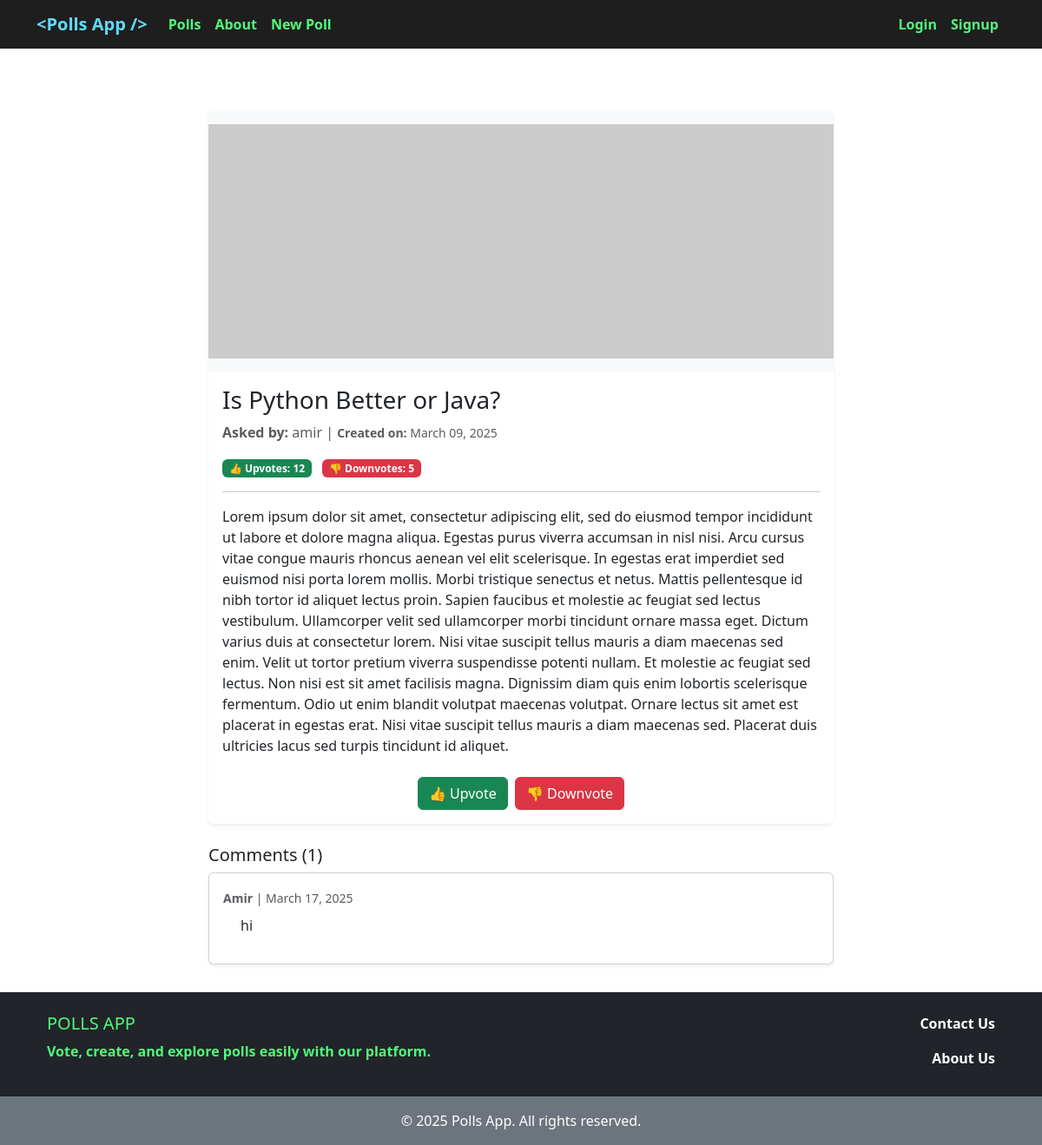
Before: /poll/1/ with the older database file.
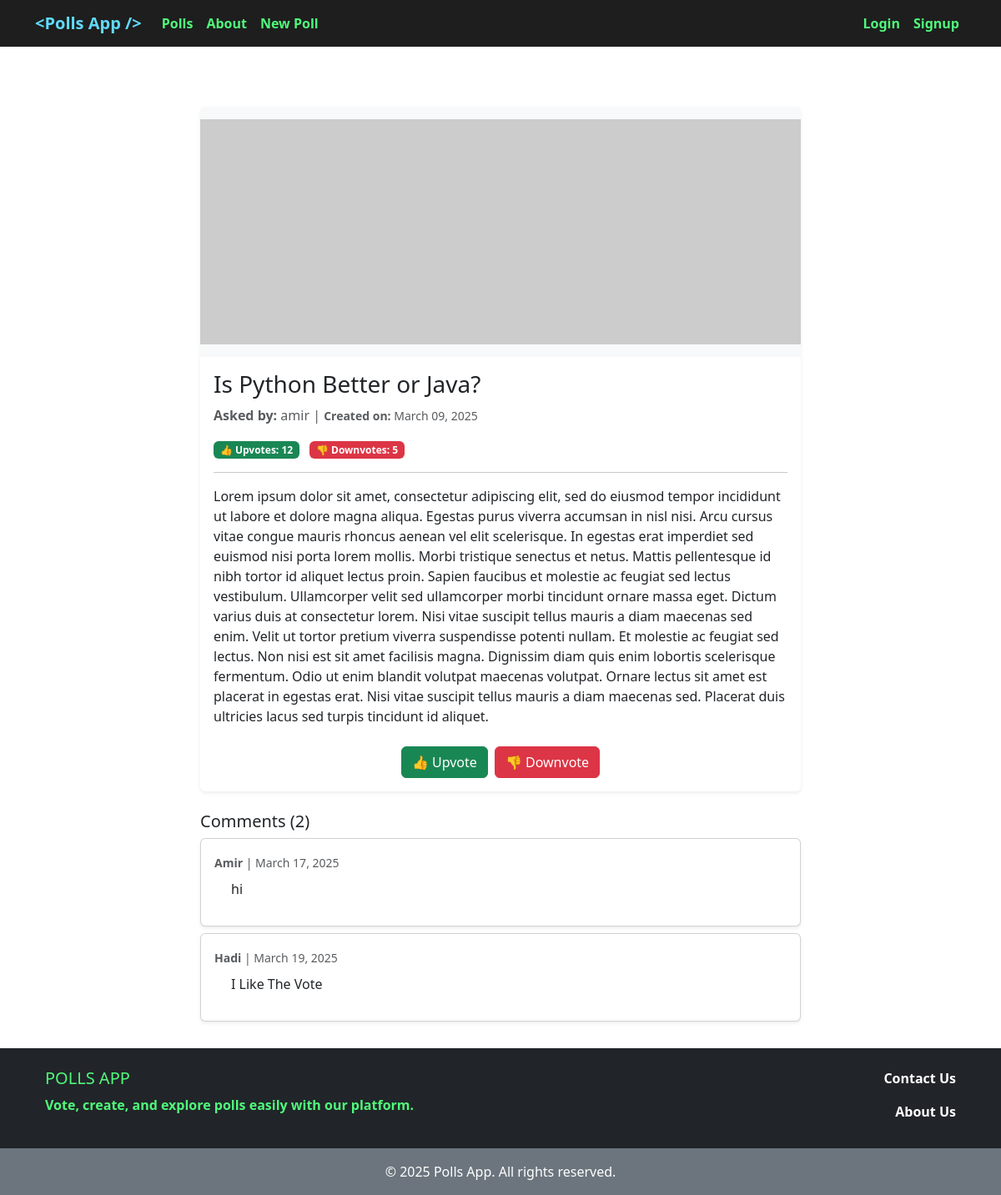
After: the same page with the newer database file.
### polls/models.py (models this page shows, shortened)
class Poll(models.Model):
    question = models.CharField(max_length=700)
    user = models.ForeignKey(get_user_model(), on_delete=models.CASCADE)
    description = models.TextField(blank=True)
    cover = models.ImageField(upload_to='covers/', blank=True)
    up_vote = models.PositiveIntegerField(default=0)
    down_vote = models.PositiveIntegerField(default=0)
    upvoted_by = models.ManyToManyField(get_user_model(), related_name='upvoted_polls', blank=True)
    downvoted_by = models.ManyToManyField(get_user_model(), related_name='downvoted_polls', blank=True)
    datetime_created = models.DateTimeField(auto_now_add=True)
    datetime_modified = models.DateTimeField(auto_now=True)

class Comment(models.Model):
    poll = models.ForeignKey('Poll', related_name='comments', on_delete=models.CASCADE)
    user = models.ForeignKey(get_user_model(), on_delete=models.CASCADE)
    body = models.TextField()
    is_active = models.BooleanField(default=True)
    datetime_created = models.DateTimeField(auto_now_add=True)
    datetime_modified = models.DateTimeField(auto_now=True)

### accounts/models.py (models this page shows)
class CustomUser(AbstractUser):
    ROLE_CHOICES = [
        ('M', 'Manager'),
        ('E', 'Employee'),
        ('S', 'Student'),
        ('O', 'Other'),
    ]
    role = models.CharField(choices=ROLE_CHOICES, max_length=1, default=ROLE_CHOICES[3][0])

### polls/views.py (the view)
# urls.py: path('poll/<int:pk>/', poll_detail_view, name='poll_detail'),
def poll_detail_view(request, pk):
    poll = get_object_or_404(Poll, pk=pk)
    comments = poll.comments.all()
    return render(request, 'polls/poll_detail.html', context={
        'poll': poll,
        'comments': comments,
    })

### polls/templates/polls/poll_detail.html (shortened to what this page needs)
{% extends '_base.html' %}
{% block content %}
    <div class="container mt-5">
        <div class="row justify-content-center">
            <div class="col-md-8">
                <div class="card shadow-sm border-0 rounded">
                    {% if poll.cover %}
                        <img src="{{ poll.cover.url }}" class="card-img-top img-fluid" alt="Poll Image">
                    {% else %}
                        <img src="https://placehold.co/800x300" class="card-img-top img-fluid"
                             alt="Poll image for {{ poll.question }}">
                    {% endif %}
                    <div class="card-body">
                        <h3 class="card-title">{{ poll.question }}</h3>
                        <p class="card-text text-muted">
                            <strong>Asked by:</strong> {{ poll.user }} |
                            <small><strong>Created on:</strong> {{ poll.datetime_created|date:"F d, Y" }}</small>
                        </p>
                        <div class="d-flex justify-content-between align-items-center">
                            <div>
                                <span class="badge bg-success">👍 Upvotes: {{ poll.up_vote }}</span>
                                <span class="badge bg-danger mx-2">👎 Downvotes: {{ poll.down_vote }}</span>
                            </div>
                        </div>
                        <hr>
                        <p>{{ poll.description }}</p>
                        <div class="mt-4 d-flex justify-content-center">
                            <div class="btn-group">
                                <form action="{% url 'poll_vote' poll.id %}" method="post">
                                    <button type="submit" class="btn btn-success">👍 Upvote</button>
                                </form>
                                <form action="{% url 'poll_down_vote' poll.id %}" method="post" class="ms-2">
                                    <button type="submit" class="btn btn-danger">👎 Downvote</button>
                                </form>
                            </div>
                        </div>
                    </div>
                </div>
                <div class="mt-4">
                    <h5>Comments ({{ comments|length }})</h5>
                    {% for comment in comments %}
                        <div class="card mb-2 shadow-sm">
                            <div class="card-body">
                                <small class="text-muted">
                                    <strong>{{ comment.user|capfirst }}</strong> | {{ comment.datetime_created|date:"F d, Y" }}
                                </small>
                                <p class="comment-text mt-2">{{ comment.body }}</p>
                            </div>
                        </div>
                    {% empty %}
                        <p class="text-muted">No comments yet.</p>
                    {% endfor %}
                </div>
            </div>
        </div>
    </div>
{% endblock content %}

### templates/_base.html (shortened to what this page needs)
<!doctype html>
<html lang="en">
<head>
    <link href="https://cdn.jsdelivr.net/npm/bootstrap@5.3.3/dist/css/bootstrap.min.css"
          rel="stylesheet"
>
</head>
<body>
<nav class="navbar navbar-expand-lg navbar-dark" style="background-color: #1e1e1e;">
    <div class="container">
        <a class="navbar-brand" href="{% url 'polls_list' %}" style="font-weight: bold; color: #61dafb;">&lt;Polls App /&gt;</a>
        <div class="collapse navbar-collapse" id="navbarNav">
            <ul class="navbar-nav">
                <li class="nav-item">
                    <a class="nav-link" href="{% url 'polls_list' %}"
                       style="color: #50fa7b; font-weight: bold;">Polls</a>
                </li>
                <li class="nav-item">
                    <a class="nav-link" href="{% url 'aboutus' %}" style="color: #50fa7b; font-weight: bold;">About</a>
                </li>
                <li class="nav-item">
                    <a class="nav-link" href="{% url 'poll_create' %}" style="color: #50fa7b; font-weight: bold;">New Poll</a>
                </li>
            </ul>
            <ul class="navbar-nav ms-auto">
                {% if user.is_authenticated %}
                    <li class="nav-item">
                        <span class="nav-link" style="color: #f8f8f2;">{{ user.username|capfirst }}</span>
                    </li>
                    <li class="nav-item">
                        <a class="nav-link" href="{% url 'account_logout' %}"
                           style="color: #50fa7b; font-weight: bold;">Logout</a>
                    </li>
                {% else %}
                    <li class="nav-item">
                        <a class="nav-link" href="{% url 'account_login' %}" style="color: #50fa7b; font-weight: bold;">Login</a>
                    </li>
                    <li class="nav-item">
                        <a class="nav-link" href="{% url 'account_signup' %}"
                           style="color: #50fa7b; font-weight: bold;">Signup</a>
                    </li>
                {% endif %}
            </ul>
        </div>
    </div>
</nav>
<div class="content-wrapper container my-4">
    {% block content %}{% endblock content %}
</div>
<footer class="text-center text-lg-start bg-dark text-white mt-auto">
    <div class="container p-4">
        <div class="row">
            <div class="col-md-6" style="color: #50fa7b; font-weight: bold;">
                <h5 class="text-uppercase">Polls App</h5>
                <p>Vote, create, and explore polls easily with our platform.</p>
            </div>
            <div class="col-md-6 text-md-end">
                <a href="https://github.com/amahadnejad" class="text-white text-decoration-none fw-bold d-block">
                    Contact Us
                </a>
                <a href="{% url 'aboutus' %}" class="text-white text-decoration-none fw-bold d-block mt-3">
                    About Us
                </a>
            </div>
        </div>
    </div>
    <div class="text-center p-3 bg-secondary">
        © 2025 Polls App. All rights reserved.
    </div>
</footer>
</body>
</html>

### templates/_base.html (style rules this page uses)
html, body { height: 100%; margin: 0; display: flex; flex-direction: column; }
.content-wrapper { flex: 1; }

### polls/templates/polls/poll_detail.html (style rules this page uses)
.card-img-top { width: 100%; height: 300px; object-fit: contain; background-color: #f8f9fa; }
.comment-text { margin-left: 20px; white-space: pre-line; }

Changed rows visible on the page:
added Comment: user "Hadi", datetime_created "March 19, 2025", body "I Like The Vote"
Other visible differences:
{{ comments|length }}: "1" → "2"
